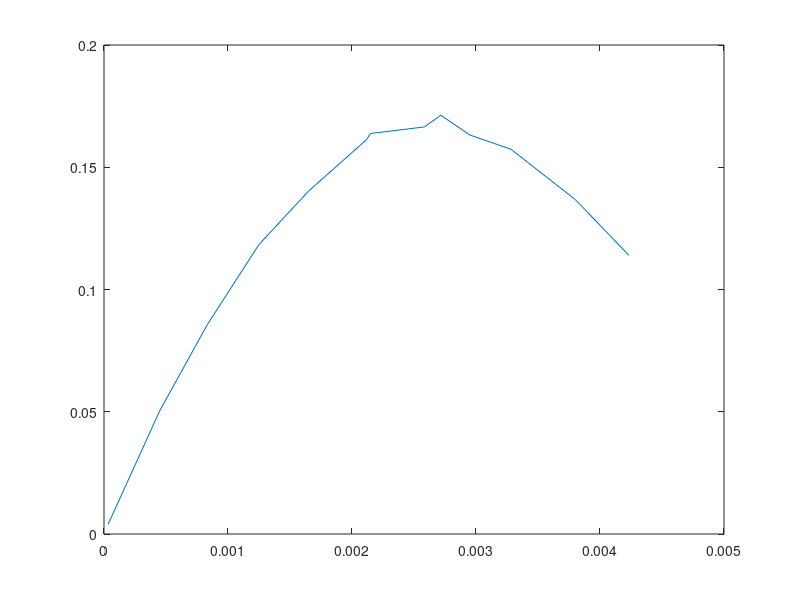

MATLAB code for this plot:
% تعریف داده ها با تاکید موکد اینکه واحد ها SI هستد و داده های دیتاست ها هم
% دستی در اکسل SI ش
Density = 997 %kg/m^3
g = 9.81
Q = [0.004233418 0.003800076 0.003283399 0.002716721 0.002950059 0.002583385 0.002116709 0.002150043 0.001650033 0.001250025 0.00083335 0.000450009 0.000033334]   %m^3/s
P_suction = [-8000 -7000 -5000 -4000 -5000 -4000 -3000 -3000 -2000 -2000 -2000 -1000 -1000]
P_discharge = [6000 11000 18000 25000 21000 25000 29000 29000 32000 34000 35000 36000 36000]
delta_P = P_discharge - P_suction
H = (delta_P) ./ ((Density).*(g))   % تعریف فرمول هد پمپ
P_motor = [520 500 480 460 470 450 420 420 400 380 360 330 310]   %Watt
P_hyd = Density .* g .* Q .* H
Etha_total = P_hyd ./ P_motor    % فرمول بازده کلی
% مرتب سازی دیتاهای دبی 
[Q_sorted, idx] = sort(Q)
Etha_total_sorted = Etha_total(idx)
% رسم نمودار
plot(Q_sorted,Etha_total_sorted)